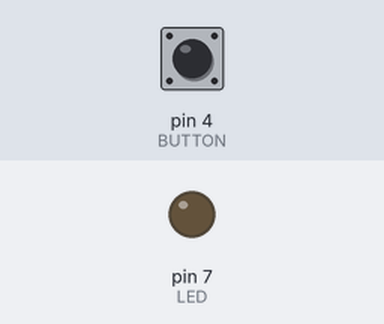
Bench run of a sketch on a simulated Arduino Uno, built with avr-gcc and run on an emulated ATmega328P. Shown: output pins drawn as LEDs (lit = HIGH). Inputs (shaded band) come from the test bench; at power-on: pin 4 (BUTTON) HIGH.

Above: at 1.2 s.
1.3 s: pin 4 (BUTTON) pulled LOW for 0.15 s
At 1.4 s:
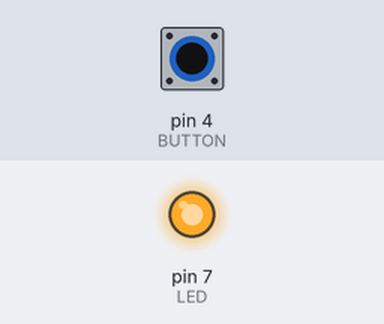
3.0 s: pin 4 (BUTTON) pulled LOW for 3.2 s
At 7.2 s:
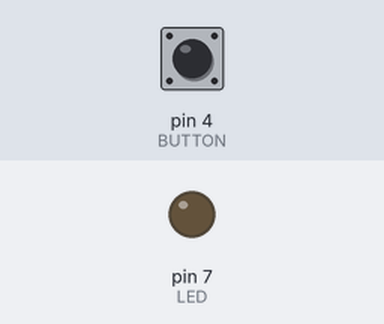
Timing chart, 0 to 8.7 s (numbered marks = the images above; inputs shaded):
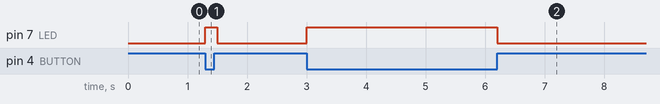

Measured:
- after the input at 1.3 s, pin 7 (LED): LOW → HIGH at once, → LOW 0.20 s later
- after the input at 3.0 s, pin 7 (LED): LOW → HIGH at once, → LOW 3.2 s later

The sketch:

button_led_test.ino
```cpp
// 사용할 핀 번호들을 사전에 정의해놓음
#define LED 7
#define BUTTON 4

void setup()
{
  Serial.begin(9600);

  pinMode(BUTTON, INPUT_PULLUP); // 5번 핀의 모드를 INPUT_PULLUP으로 설정
  pinMode(LED, OUTPUT); // 7번 핀의 모드를 OUTPUT으로 설정
}

void loop()
{
  if((digitalRead(BUTTON))==LOW){ //버튼이 눌렸으면?
    digitalWrite(LED, HIGH); // LED가 켜짐.
  }
  else{ //안눌렸다면?
    digitalWrite(LED, LOW); // LED가 꺼짐.
  }

  delay(100); // 100ms 단위로 반복
}
```
